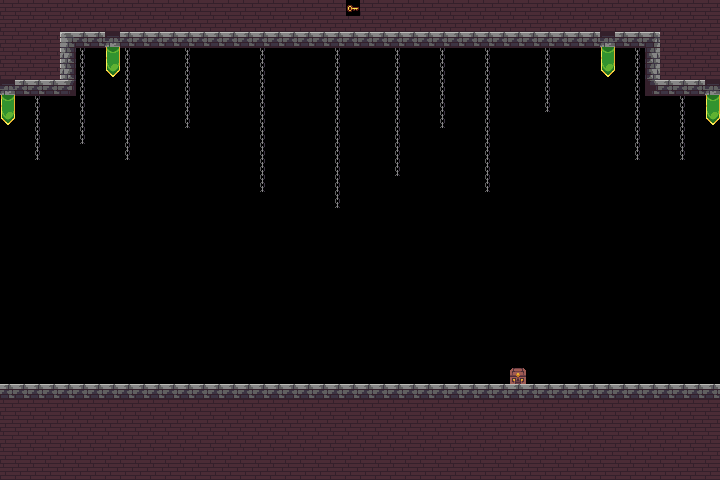

The image is a tile-based game level rendered from a .tmx file. Its description and source (layers, tilesets, objects; grid data summarised) follow:
An orthogonal 48x30 tile map with 15x16 px tiles, 1 tile layer (Tile Layer 1).

<map version="1.2" tiledversion="1.2.1" orientation="orthogonal" renderorder="right-down" width="48" height="30" tilewidth="15" tileheight="16" infinite="0" nextlayerid="2" nextobjectid="1">
 <tileset firstgid="1" source="tileset.tsx" />
 <layer id="1" name="Tile Layer 1" width="48" height="30">
  <data>[1440 cells, 549 non-empty, 14 distinct tile ids]</data>
 </layer>
</map>
